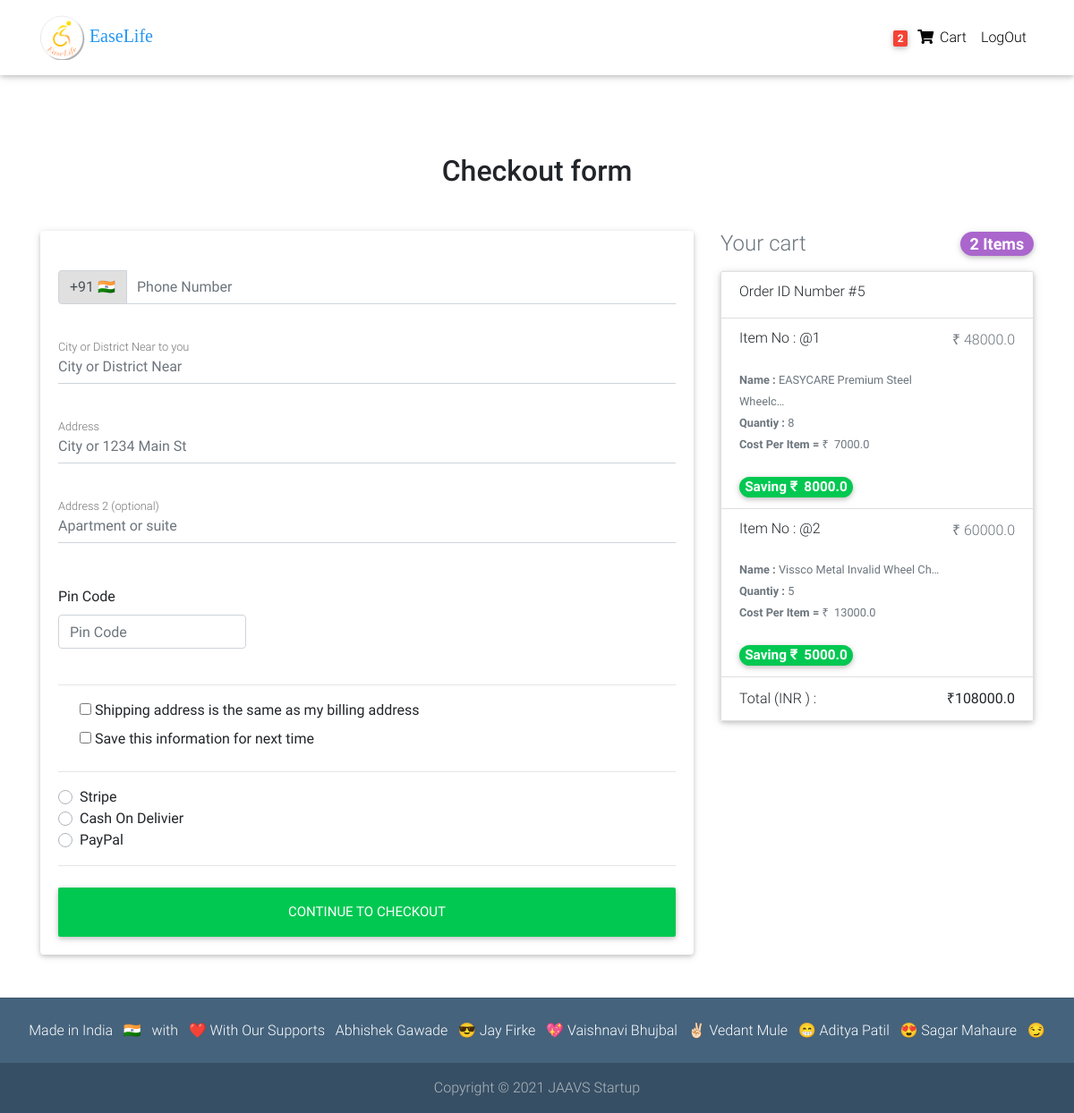
Before: /check_out/ (signed in) with the older database file.
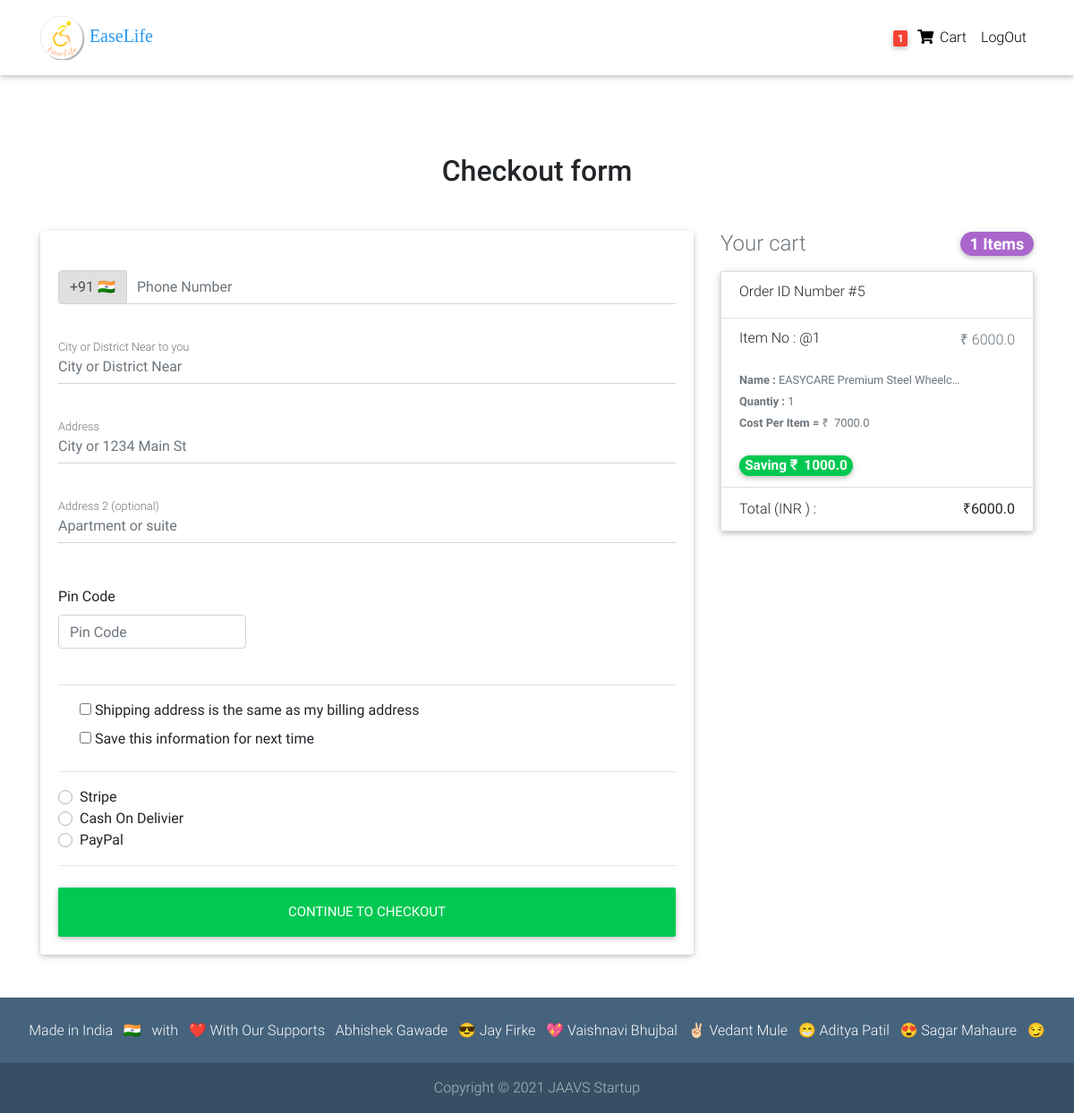
After: the same page with the newer database file.
### base/models.py (models this page shows, shortened)
class Order(models.Model):
    user = models.ForeignKey(settings.AUTH_USER_MODEL,on_delete=models.CASCADE)
    items =models.ManyToManyField(OrderItem)
    ordered = models.BooleanField(default=False)
    start_date =models.DateTimeField(auto_now_add=True)
    ordered_date = models.DateTimeField()
    billing_address=models.ForeignKey('BillingAddress',on_delete=models.SET_NULL,blank=True,null=True)
    def get_total(self):
        total=0
        for order_item in self.items.all():
            total +=order_item.get_final_price()
        return total

class OrderItem(models.Model):
    user = models.ForeignKey(settings.AUTH_USER_MODEL,on_delete=models.CASCADE)
    ordered = models.BooleanField(default=False)
    item=models.ForeignKey(Item,on_delete=models.CASCADE)
    qauntity=models.IntegerField(default=1)
    def get_total_item_price(self):
        return self.qauntity * self.item.price
    def get_total_discount_price(self):
        return self.qauntity * self.item.discount_price
    def get_amount_saved(self):
        return self.get_total_item_price()-self.get_total_discount_price()
    def get_final_price(self):
        if self.item.discount_price:
            return self.get_total_discount_price()
        return self.get_total_item_price()

class Item(models.Model):
    title =models.CharField( max_length=100)
    price =models.FloatField()
    discount_price =models.FloatField(blank=True,null=True)
    category = models.CharField(choices=CATEGORY_CHOICES,max_length=2)
    label = models.CharField(choices=LABEL_CHOICES,max_length=1)
    slug=models.SlugField()
    description=models.TextField()
    image=models.ImageField()

### base/views.py (the view, shortened to what this page needs)
# urls.py: path('check_out/',check_out.as_view(),name ='check-out'),
class check_out(LoginRequiredMixin,View):
    def get(self,*args,**kwargs):
        form=CheckoutForm()
        try:
            order=Order.objects.get(user=self.request.user,ordered=False)
            context={
                'form': form,
                'order':order,
                 "STRIPE_PUBLIC_KEY": settings.STRIPE_PUBLIC_KEY
            }
            return render(self.request,'checkout-page.html',context)
        except ObjectDoesNotExist:
            messages.info(request,f'You don"t have Active Order')
            return render(self.request,'checkout-page.html')

### base/forms.py
class CheckoutForm(forms.Form):
    city = forms.CharField(max_length=20,widget=forms.TextInput(attrs={'id':"email",'class':"form-control",'placeholder':"City or District Near"}))
    phone_number = forms.CharField(max_length=8,widget=forms.NumberInput(attrs={'placeholder':"Phone Number" ,'maxlength':"8",'class':"form-control py-0"}))
    street_address = forms.CharField(max_length=250,widget=forms.TextInput(attrs={'id':"address",'class':"form-control",'placeholder':"City or 1234 Main St"}))
    apartment_address = forms.CharField(max_length=250,required=False,widget=forms.TextInput(attrs={'id':"address-2",'class':"form-control",'placeholder':"Apartment or suite"}))
    pin_code=forms.CharField(max_length=8,widget=forms.NumberInput(attrs={'placeholder':"Pin Code" ,'maxlength':"8",'class':"form-control"}))
    same_billing_address = forms.BooleanField(widget=forms.CheckboxInput(),required=False)
    save_info=forms.BooleanField(widget=forms.CheckboxInput(),required=False)
    payment_option =forms.ChoiceField(widget=forms.RadioSelect,choices=PAYMENTS_CHOICES)

### templates/checkout-page.html (shortened to what the changed rows need)
{% extends 'base.html' %}
{% load  crispy_forms_tags %}
{% block content %}
  <main class="mt-5 pt-4">
    <div class="container wow fadeIn">
      <h2 class="my-5 h2 text-center">Checkout form  {{order.item.list }}</h2>
      <div class="row">
        <div class="col-md-8 mb-4">
          <div class="card">
            <form class="card-body" method="post" action=''>
              <div class="d-block my-3">
              {% for value,name in form.fields.payment_option.choices %}
                <div class="custom-control custom-radio">
                  <label class="custom-control-label" for="{{ value }}">{{ name }}</label>
                </div>
              {% endfor %}
              </div>
            </form>
          </div>
        </div>
        <div class="col-md-4 mb-4">
          <h4 class="d-flex justify-content-between align-items-center mb-3">
            <span class="text-muted">Your cart</span>
            <span class="badge badge-secondary badge-pill">{{ order.items.all|length }} Items</span>
          </h4>
          <ul class="list-group mb-3 z-depth-1">
            <li class="list-group-item d-flex justify-content-between lh-condensed">
              <div>
              <b>
                <h6 style="text-align:center;">Order ID Number  #{{ order.id }}</h6>
                </b>
              </div>
            </li>
            {% for order_item in order.items.all %}
            <li class="list-group-item d-flex justify-content-between lh-condensed">
              <div>
                <h6 class="my-0">Item  No : @{{ forloop.counter }}</h6>
                <br>
              <small class="text-muted"><b>Name : </b>{{ order_item.item.title|truncatechars:30  }}</small>
              <br>
              <small class="text-muted"><b>Quantiy :  </b>{{ order_item.qauntity }}</small>
              <br>
              <small class="text-muted"><b>Cost Per Item =</b>  ₹ &nbsp;{{ order_item.item.price }}
              </small>
            <br> <br>
                <small class="text-muted">
                {% if order_item.item.discount_price %}
                    <span class="badge rounded-pill bg-success" style="font-size:120%">
                            Saving ₹ &nbsp;{{ order_item.get_amount_saved }}
                     </span>
                       {% endif %}
              </small>
              </div>
              <span class="text-muted">
                                  {% if order_item.item.discount_price %}
                                      ₹&nbsp;{{ order_item.get_total_discount_price }}
                                 {% else %}
                                      ₹{{ order_item.get_total_item_price }}
                    {% endif %}
              </span>
            </li>
             {% endfor %}
            <li class="list-group-item d-flex justify-content-between">
              <span>Total (INR )  :</span>
              <strong>₹{{ order.get_total }}</strong>
            </li>
          </ul>
        </div>
      </div>
    </div>
  </main>
{% endblock content %}

### templates/navi.html (shortened to what this page needs)
{% load static %}
{% load cart_template_tags %}
  <nav class="navbar fixed-top navbar-expand-lg navbar-light white scrolling-navbar">
    <div class="container">
      <a class="navbar-brand waves-effect" href="/" >
        <img src="{% static 'logo.png' %}" width="50" height="50">
        <strong class="blue-text" style='font-family: "Kaushan Script", cursive !important;'>EaseLife</strong>
      </a>
      <div class="collapse navbar-collapse" id="navbarSupportedContent">
        {% if request.user.is_authenticated %}
        <ul class="navbar-nav nav-flex-icons">
          <li class="nav-item">
            <a class="nav-link waves-effect" href="{% url 'base:order-summary'  %}">
              <span class="badge red z-depth-1 mr-1"> {{ request.user|cart_item_count }} </span>
              <i class="fas fa-shopping-cart"></i>
              <span class="clearfix d-none d-sm-inline-block"> Cart </span>
            </a>
          </li>
          </ul>
          <ul class="navbar-nav nav-flex-icons">
            <li class="nav-item">
            <a class="nav-link waves-effect" href="{% url 'account_logout' %}">
              <span class="clearfix d-none d-sm-inline-block"> LogOut </span>
            </a>
          </li>
          </ul>
          {% endif %}
      </div>
    </div>
  </nav>

Changed rows visible on the page:
no longer on this page (row edited): OrderItem: item "Vissco Metal Invalid Wheel Ch…", qauntity "5", item.price "13000.0", get_amount_saved "5000.0", get_total_discount_price "60000.0"
changed through a linked row, Order id 5: items.all|length "2" → "1"; get_total "108000.0" → "6000.0"
changed OrderItem "EASYCARE Premium Steel Wheelc…": qauntity "8" → "1"; get_amount_saved "8000.0" → "1000.0"; get_total_discount_price "48000.0" → "6000.0"
Other visible differences:
{{ request.user|cart_item_count }}: "2" → "1"
